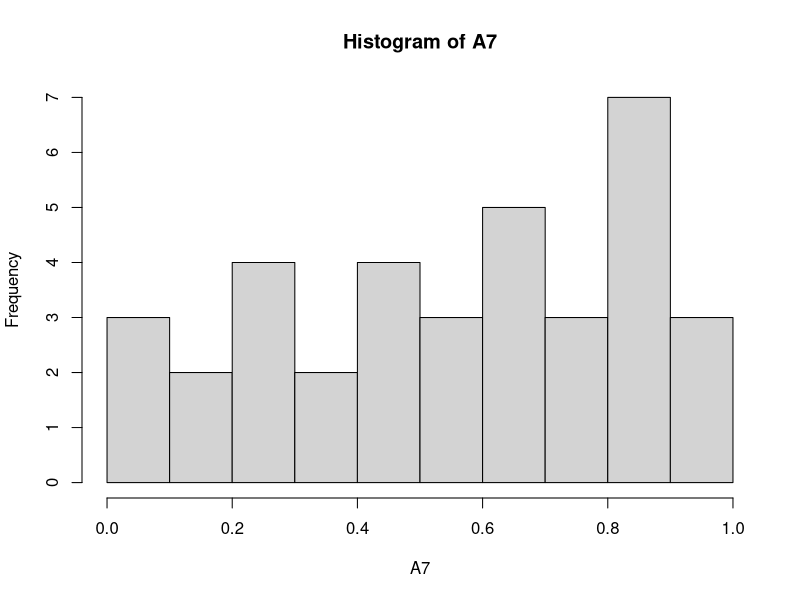

Recreate this plot in R.
# ENSC110 Lab 3, Feb 9, 2022

# PART 1
# Problem 1
set.seed(34) # directions of the lab

# a
A1 <- sample(1:57,1)
A1
write.table(A1,file="A1.dat",row.names=FALSE,col.names=FALSE)

# b
b <- matrix((sample(1:87,replace=TRUE,150)),nrow=150,ncol=1)
b
A2 <- b
write.table(A2,file="A2.dat",row.names=FALSE,col.names=FALSE)

# c
c <- matrix((runif(200)),nrow=1,ncol=200)
c
A3 <- c
write.table(A3,file="A3.dat",row.names=FALSE,col.names=FALSE)

# d
d <- matrix((rnorm(300,mean=0,sd=1)),nrow=30,ncol=10)
d
write.table(d,file="A4.dat",row.names=FALSE,col.names=FALSE)

# e
e <- matrix((rnorm(300,mean=30,sd=5)),nrow=30,ncol=10)
e
write.table(e,file="A5.dat",row.names=FALSE,col.names=FALSE)

# Problem 2
# a
rm(list=ls())
set.seed(16)

# b
A7 <- matrix((runif(36)),nrow=36,ncol=1)
A7
write.table(A7,file="A7.dat",row.names=FALSE,col.names=FALSE)
hist(A7)

# c
A8 <- matrix(0,nrow=1,ncol=2)
A8[1,1] <- mean(A7)
A8[1,2] <- sd(A7)
A8
write.table(A8,file="A8.dat",row.names=FALSE,col.names=FALSE)

# d
xbar <- matrix(0,nrow=300,ncol=1)
s <- matrix(0,nrow=300,ncol=1)
for (j in 1:300) {
  x <- runif(36)
  xbar[j] <- mean(x)
  s[j] <- sd(x)
}
xbar
s
write.table(xbar,file="A9.dat",row.names=FALSE,col.names=FALSE)
write.table(s,file="A10.dat",row.names=FALSE,col.names=FALSE)

# e
sesm <- sd(xbar) # standard error of sample mean
sesm
ratioo <- (A8[1,2])/sesm
ratioo
write.table(ratioo,file="A11.dat",row.names=FALSE,col.names=FALSE)


# PART 2
data <- matrix(c(890,818,811,722,719,780,915,823,993,805,756,771,781,917,904,836,866,906,902,861,913,733,712,769,602),nrow=25,ncol=1)
data
mean(data)
sd(data)
